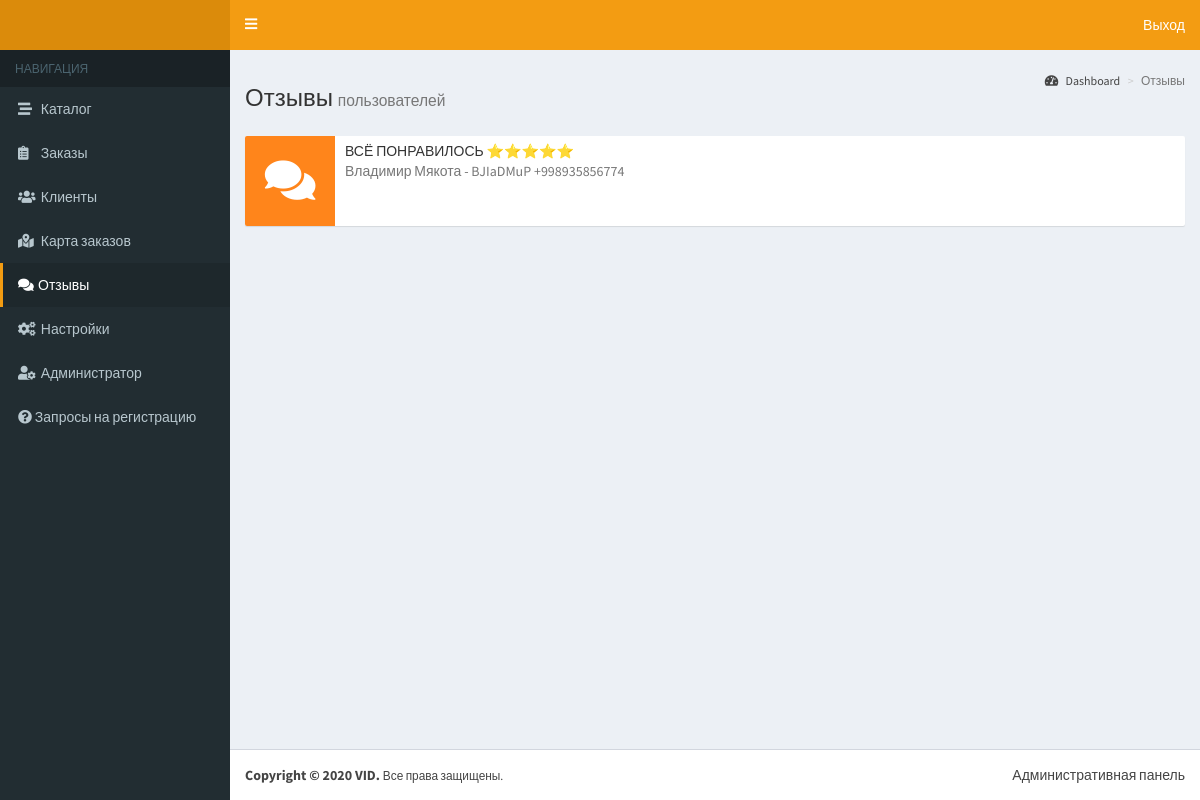
/comments (signed in), run on the app's committed database.
### application/core/models.py (models this page shows, shortened)
class Comment(db.Model):
    __tablename__ = 'comments'
    id = db.Column(db.Integer, primary_key=True)
    text = db.Column(db.String(100))
    user_id = db.Column(db.Integer, db.ForeignKey('users.id', ondelete='SET NULL'))
    username = db.Column(db.String(100))

class User(db.Model):
    __tablename__ = 'users'
    id = db.Column(db.Integer, primary_key=True)
    full_user_name = db.Column(db.String(100))
    username = db.Column(db.String(100))
    phone_number = db.Column(db.String(15))
    language = db.Column(db.String(5))
    token = db.Column(db.String(50))
    confirmed = db.Column(db.Boolean)
    telegram_id = db.Column(db.Integer)
    registration_date = db.Column(db.DateTime)
    cart = db.relationship('CartItem', lazy='dynamic', backref='user', cascade='all, delete-orphan')
    orders = db.relationship('Order', lazy='dynamic', backref='customer', cascade='all, delete-orphan')
    comments = db.relationship('Comment', lazy='dynamic', backref='author')

### application/admin/comments.py (the view)
@bp.route('/comments')
@login_required
def comments():
    user_comments = commentservice.get_all_comments()
    return render_template('admin/comments.html', comments=user_comments, title="Отзывы", area='comments')

### application/admin/__init__.py (called while the page is built)
@bp.context_processor
def view_context_processor():
    return {
        'year': datetime.now().year
    }

### application/core/commentservice.py (called while the page is built)
def get_all_comments():
    return Comment.query.all()

### application/core/models.py (called while the page is built)
@login.user_loader
def load_user(user_id):
    return UserAdmin.query.get(int(user_id))

### application/templates/admin/comments.html
{% extends 'layouts/admin.html' %}
{% block header %}Отзывы{% endblock %}
{% block description %}пользователей{% endblock %}
{% block breadcrumbs %}
    <li class="active">Отзывы</li>
{% endblock %}
{% block content %}
    <div class="row">
        {% for comment in comments %}
            <div class="col-xs-12">
                <div class="info-box">
                    <span class="info-box-icon bg-orange"><i class="fa fas fa-comments"></i></span>
                    <div class="info-box-content">
                        <span class="info-box-text">{{ comment.text }}</span>
                        <span class="info-box-user text-muted">
                            {{ comment.username }}{% if comment.author.username %} - {{ comment.author.username }}{% endif %}{% if comment.author.phone_number %} {{ comment.author.phone_number }}{% endif %}
                        </span>
                    </div>
                </div>
            </div>
        {% endfor %}
    </div>
{% endblock %}

### data on the page
Comment: text "ВСЁ ПОНРАВИЛОСЬ ⭐️⭐️⭐️⭐️⭐️", username "Владимир Мякота", author.username "BJIaDMuP", author.phone_number "+998935856774"
